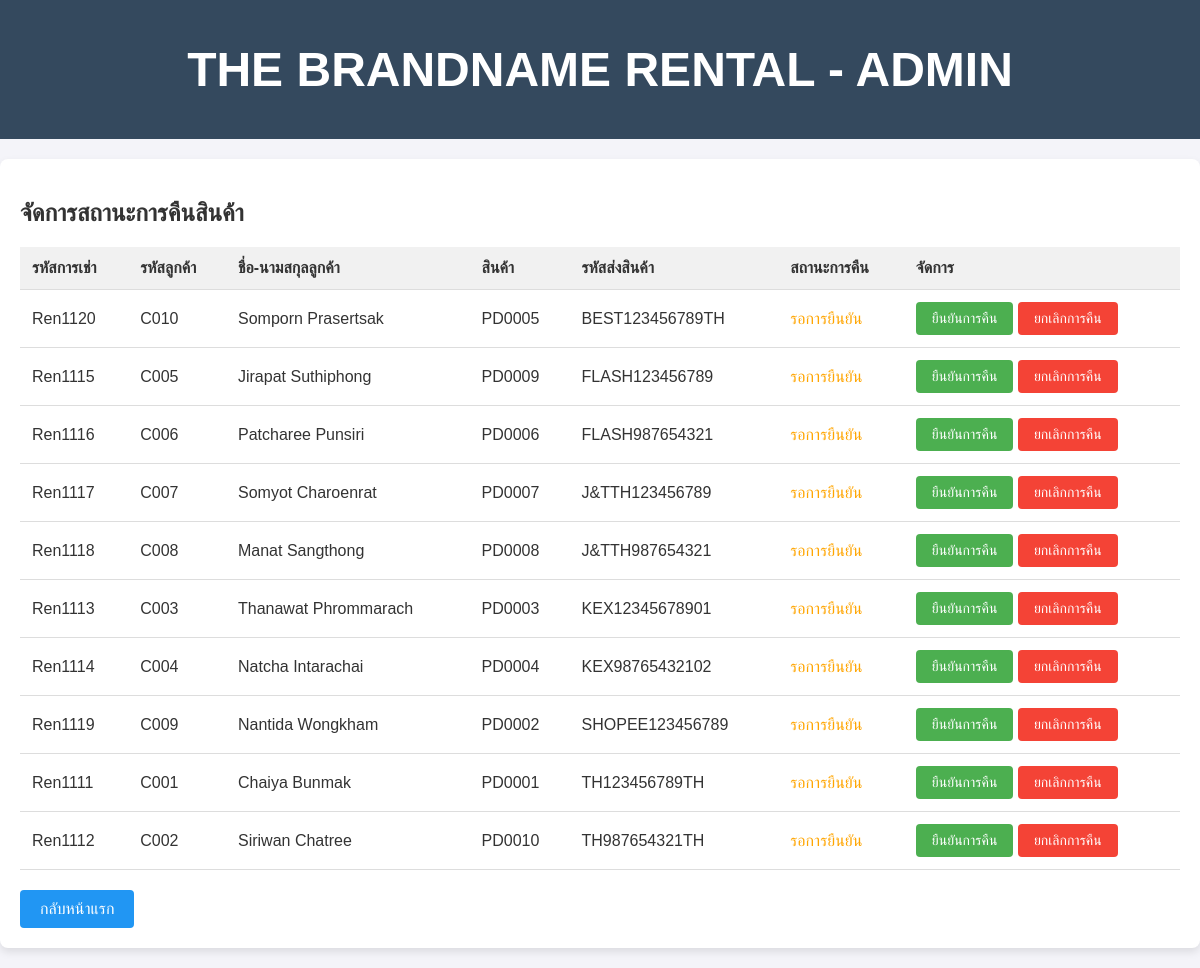
The app's page /admin_return.php with its own data.
### tables this page shows
create table track_Return ( 
track_return varchar(50) PRIMARY KEY NOT NULL, 
rental_id varchar(50) NOT NULL, 
postal_code varchar(10) NOT NULL,
returnl_status ENUM('Pending', 'Complete', 'Cancel') DEFAULT 'Pending',
FOREIGN KEY (rental_id) REFERENCES Rentals(rental_id),
FOREIGN KEY (postal_code) REFERENCES Stores(postal_code)
 );

create table Rentals (
    rental_id varchar(50) PRIMARY KEY,
    customers_id varchar(50),
    product_id varchar(50),
    employees_id varchar(50),
    track_rentals varchar(50),
    rental_date date,
    rental_days int,
    deposit_fee int,
    rental_status ENUM('Pending', 'Complete', 'Cancel') DEFAULT 'Pending',
    FOREIGN KEY (customers_id) REFERENCES Customers(customers_id),
    FOREIGN KEY (product_id) REFERENCES Products(product_id),
    FOREIGN KEY (employees_id) REFERENCES Employees(employees_id)
);

create table Customers (
    customers_id varchar(50) PRIMARY KEY,
    customers_firstname  varchar(50),
    customers_lastname  varchar(50),
    gender varchar(50),
    customers_member varchar(10) NOT NULL,
    phonenumber varchar(15),
    email varchar(50),
    address varchar(200),
    postal_code varchar(10),
    password VARCHAR(255) NOT NULL
);

### admin_return.php (the view, shortened to what this page needs)
<?php
include 'db_connect.php';
$stmt = $conn->prepare("SELECT t.rental_id, r.customers_id, r.product_id, t.track_return, t.returnl_status, c.customers_firstname, c.customers_lastname
                        FROM track_return t
                        JOIN rentals r ON t.rental_id = r.rental_id
                        JOIN customers c ON r.customers_id = c.customers_id
                        WHERE t.returnl_status = 'Pending'");
$stmt->execute();
$rental_result = $stmt->get_result();
?>
<!DOCTYPE html>
<html lang="th">
<head>
    <link rel="stylesheet" href="admin_styles.css">
</head>
<body>
<header>
    <h1>THE BRANDNAME RENTAL - ADMIN</h1>
</header>
<main>
    <div class="container">
        <h2>จัดการสถานะการคืนสินค้า</h2>
        <?php if ($rental_result->num_rows > 0): ?>
            <table>
                <tr>
                    <th>รหัสการเช่า</th>
                    <th>รหัสลูกค้า</th>
                    <th>ชื่อ-นามสกุลลูกค้า</th>
                    <th>สินค้า</th>
                    <th>รหัสส่งสินค้า</th>
                    <th>สถานะการคืน</th>
                    <th>จัดการ</th>
                </tr>
                <?php while ($rental = $rental_result->fetch_assoc()): ?>
                    <tr>
                        <td><?php echo $rental['rental_id']; ?></td>
                        <td><?php echo $rental['customers_id']; ?></td>
                        <td><?php echo $rental['customers_firstname'] . " " . $rental['customers_lastname']; ?></td>
                        <td><?php echo $rental['product_id']; ?></td>
                        <td><?php echo htmlspecialchars($rental['track_return']); ?></td>
                        <td>
                            <?php echo $rental['returnl_status'] == 'Pending' ? "<span style='color: orange;'>รอการยืนยัน</span>" : ""; ?>
                        </td>
                        <td>
                            <form action="admin_return.php" method="POST" style="display: inline;">
                                <button type="submit" name="confirm" class="btn btn-confirm" <?php echo $rental['returnl_status'] != 'Pending' ? 'disabled' : ''; ?>>ยืนยันการคืน</button>
                            </form>
                            <form action="admin_return.php" method="POST" style="display: inline;">
                                <button type="submit" name="cancel" class="btn btn-cancel" <?php echo $rental['returnl_status'] != 'Pending' ? 'disabled' : ''; ?>>ยกเลิกการคืน</button>
                            </form>
                        </td>
                    </tr>
                <?php endwhile; ?>
            </table>
        <?php else: ?>
            <p>ไม่มีคำสั่งคืนสินค้าที่รอการยืนยัน</p>
        <?php endif; ?>
        <a href="index_admin.php" class="btn btn-back">กลับหน้าแรก</a>
    </div>
</main>
</body>
</html>

### admin_styles.css (style rules this page uses)
body { font-family: Arial, sans-serif; background-color: #f4f4f9; color: #333; margin: 0; padding: 0; }
header { background-color: #34495e; color: white; text-align: center; padding: 10px 0; font-size: 1.5em; }
.container { max-width: 1200px; margin: 20px auto; padding: 20px; background-color: white; border-radius: 8px; box-shadow: 0 4px 8px rgba(0, 0, 0, 0.1); }
table { width: 100%; border-collapse: collapse; margin-top: 20px; }
table th, table td { padding: 12px; text-align: left; border-bottom: 1px solid #ddd; }
table th { background-color: #f1f1f1; font-weight: bold; }
button { padding: 8px 16px; font-size: 14px; border: none; border-radius: 4px; cursor: pointer; transition: all 0.3s ease; }
.btn-confirm { background-color: #4caf50; color: white; }
.btn-cancel { background-color: #f44336; color: white; }
.btn-back { display: inline-block; margin-top: 20px; padding: 10px 20px; background-color: #2196f3; color: white; border-radius: 4px; text-decoration: none; }

### records on screen
track_return: rental "Ren1120", rental.customers_id "C010", customers.customers_firstname "Somporn", customers.customers_lastname "Prasertsak", rental.product_id "PD0005", track_return "BEST123456789TH", returnl_status "รอการยืนยัน"
track_return: rental "Ren1115", rental.customers_id "C005", customers.customers_firstname "Jirapat", customers.customers_lastname "Suthiphong", rental.product_id "PD0009", track_return "FLASH123456789", returnl_status "รอการยืนยัน"
track_return: rental "Ren1116", rental.customers_id "C006", customers.customers_firstname "Patcharee", customers.customers_lastname "Punsiri", rental.product_id "PD0006", track_return "FLASH987654321", returnl_status "รอการยืนยัน"
track_return: rental "Ren1117", rental.customers_id "C007", customers.customers_firstname "Somyot", customers.customers_lastname "Charoenrat", rental.product_id "PD0007", track_return "J&TTH123456789", returnl_status "รอการยืนยัน"
track_return: rental "Ren1118", rental.customers_id "C008", customers.customers_firstname "Manat", customers.customers_lastname "Sangthong", rental.product_id "PD0008", track_return "J&TTH987654321", returnl_status "รอการยืนยัน"
track_return: rental "Ren1113", rental.customers_id "C003", customers.customers_firstname "Thanawat", customers.customers_lastname "Phrommarach", rental.product_id "PD0003", track_return "KEX12345678901", returnl_status "รอการยืนยัน"
track_return: rental "Ren1114", rental.customers_id "C004", customers.customers_firstname "Natcha", customers.customers_lastname "Intarachai", rental.product_id "PD0004", track_return "KEX98765432102", returnl_status "รอการยืนยัน"
track_return: rental "Ren1119", rental.customers_id "C009", customers.customers_firstname "Nantida", customers.customers_lastname "Wongkham", rental.product_id "PD0002", track_return "SHOPEE123456789", returnl_status "รอการยืนยัน"
track_return: rental "Ren1111", rental.customers_id "C001", customers.customers_firstname "Chaiya", customers.customers_lastname "Bunmak", rental.product_id "PD0001", track_return "TH123456789TH", returnl_status "รอการยืนยัน"
track_return: rental "Ren1112", rental.customers_id "C002", customers.customers_firstname "Siriwan", customers.customers_lastname "Chatree", rental.product_id "PD0010", track_return "TH987654321TH", returnl_status "รอการยืนยัน"
